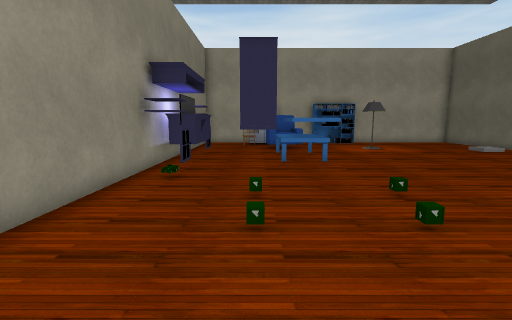
[1] (above)

14 first-person views from a walk through a Unity game level. The camera is 1.5 m above the floor, tilts 8° down and sees 85° across. The floor is counted in squares, 1 m on a side. Each view is taken from the middle of a square. On the plan, view 1 faces up. The plan holds only what a view shows up to about 14 squares ahead; the rest is blank. The place goes on beyond the plan. The player is left out. Some animated figures are left out. Some surface patterns are stand-ins.

[2]
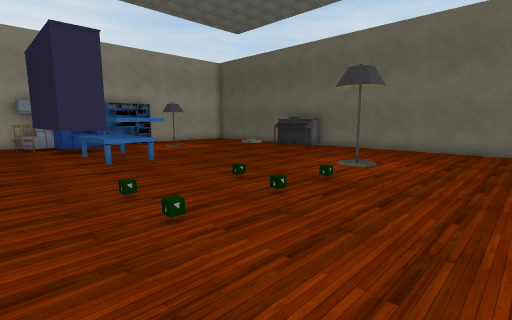

[3]
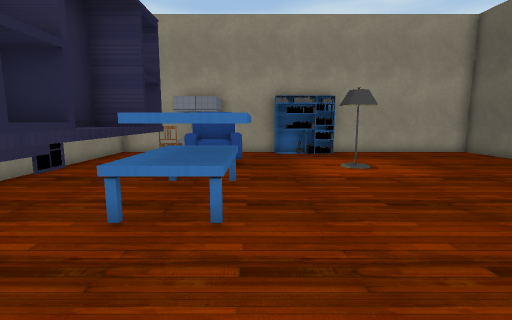

[4]
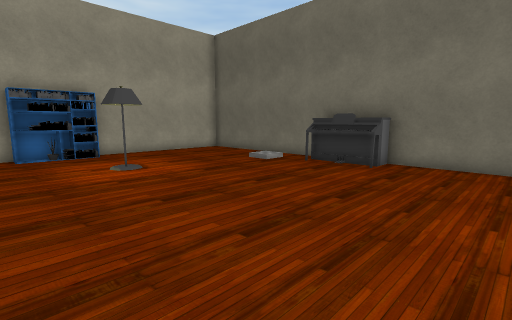

[5]
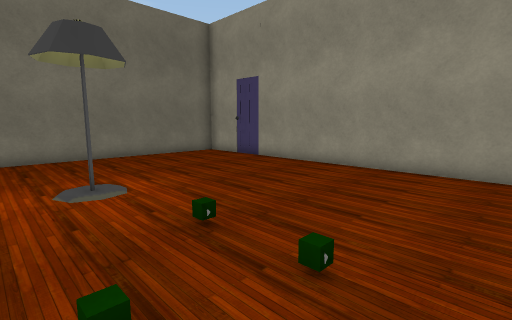

[6]
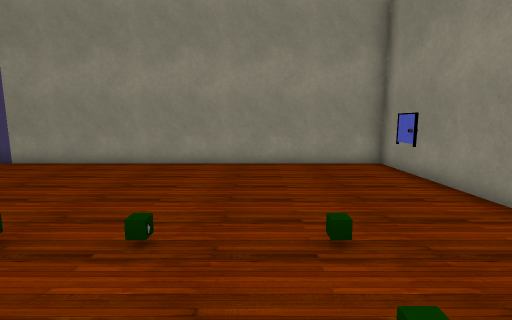

[7]
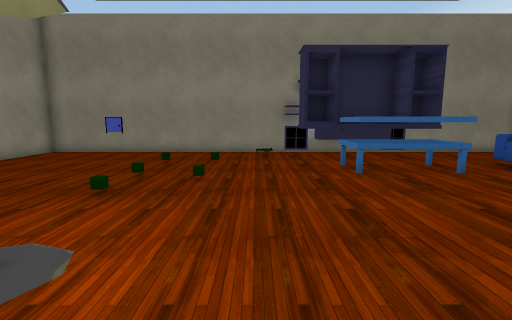

[8]
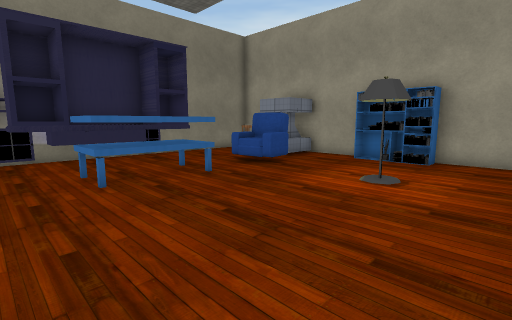

[9]
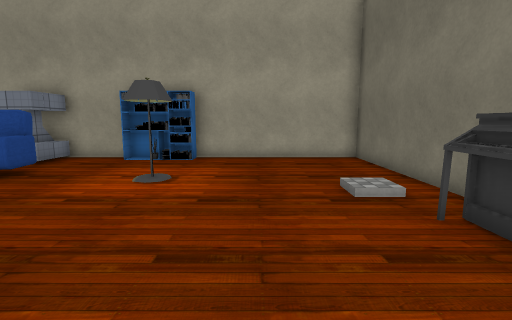

[10]
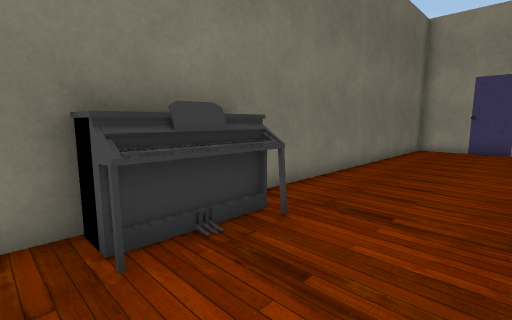

[11]
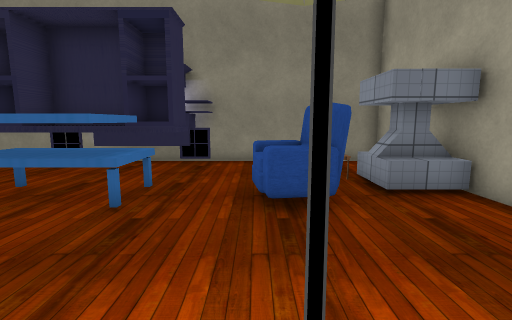

[12]
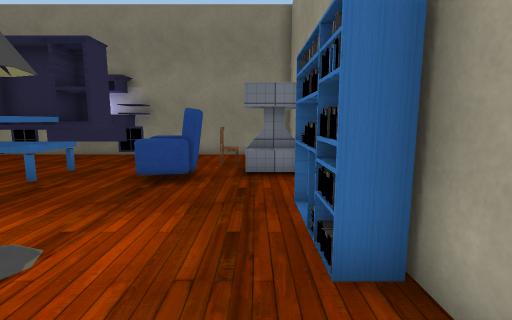

[13]
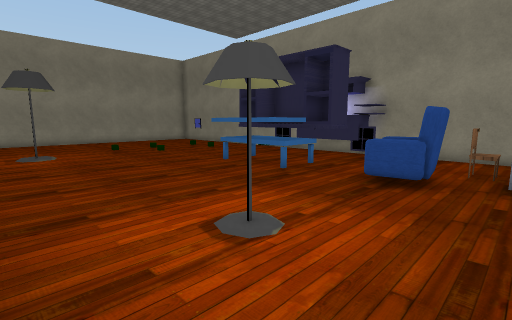

[14]
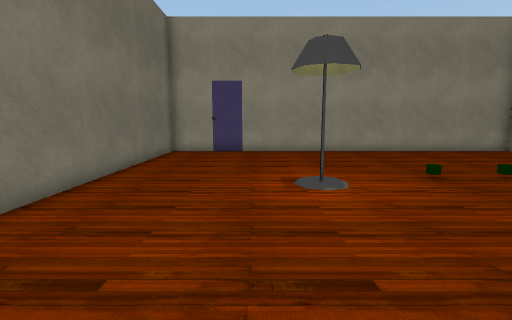

### Floor plan
Key: @ floor where view 1 was taken; # wall or solid block; . floor; / step, stairs or slope; T table; C chair; A armchair; L lamp; B bookshelf; P piano; O other object.
Columns run from 4 left of view 1 to 13 right of it. Each row starts with its distance up from view 1.
 20 ##################
 19 #.. ##..BBB......#
 18 #...##...........#
 17 #..CC A..........#
 16 #....AA..........#
 15 #....AA...L......#
 14 #..............//#
 13 #OO.OTT..........#
 12 #OO.OTTT........P#
 11 # O.OTTT........PP
 10 #OO.OTTT........PP
  9 ##O.OO...........#
  8 ##...............#
  7 #................#
  6 #................#
  5 #................#
  4 #..........L.....#
  3 #................#
  2 #................#
  1 #.O..............#
  0 #...@............#
 -1 #................#
 -2 #................#
 -3 ##################

Positions as (right, up) in squares from view 1, and headings:
1: (0, 0), facing up
2: (-2, 0), facing up-right
3: (3, 6), facing up
4: (3, 6), facing up-right
5: (1, 6), facing down-right
6: (1, 7), facing down
7: (10, 7), facing left
8: (9, 8), facing up-left
9: (9, 8), facing up
10: (9, 13), facing down-right
11: (7, 15), facing left
12: (9, 18), facing left
13: (9, 18), facing down-left
14: (9, 11), facing down
